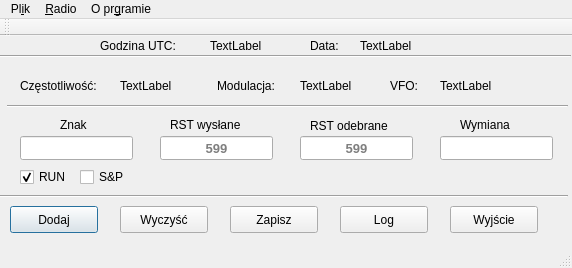
<?xml version="1.0" encoding="UTF-8"?>
<ui version="4.0">
 <class>MainWindow</class>
 <widget class="QMainWindow" name="MainWindow">
  <property name="geometry">
   <rect>
    <x>0</x>
    <y>0</y>
    <width>572</width>
    <height>268</height>
   </rect>
  </property>
  <property name="sizePolicy">
   <sizepolicy hsizetype="Fixed" vsizetype="Fixed">
    <horstretch>0</horstretch>
    <verstretch>0</verstretch>
   </sizepolicy>
  </property>
  <property name="minimumSize">
   <size>
    <width>572</width>
    <height>268</height>
   </size>
  </property>
  <property name="maximumSize">
   <size>
    <width>572</width>
    <height>268</height>
   </size>
  </property>
  <property name="windowTitle">
   <string>MainWindow</string>
  </property>
  <widget class="QWidget" name="centralWidget">
   <widget class="QPushButton" name="addbutton">
    <property name="geometry">
     <rect>
      <x>10</x>
      <y>170</y>
      <width>88</width>
      <height>27</height>
     </rect>
    </property>
    <property name="text">
     <string>Dodaj</string>
    </property>
    <property name="shortcut">
     <string>F2</string>
    </property>
    <property name="default">
     <bool>true</bool>
    </property>
   </widget>
   <widget class="QPushButton" name="clearbutton">
    <property name="geometry">
     <rect>
      <x>120</x>
      <y>170</y>
      <width>88</width>
      <height>27</height>
     </rect>
    </property>
    <property name="text">
     <string>Wyczyść</string>
    </property>
    <property name="shortcut">
     <string>F12</string>
    </property>
   </widget>
   <widget class="QPushButton" name="savebutton">
    <property name="geometry">
     <rect>
      <x>230</x>
      <y>170</y>
      <width>88</width>
      <height>27</height>
     </rect>
    </property>
    <property name="text">
     <string>Zapisz</string>
    </property>
    <property name="shortcut">
     <string>Ctrl+S</string>
    </property>
   </widget>
   <widget class="QLineEdit" name="callsign">
    <property name="geometry">
     <rect>
      <x>20</x>
      <y>100</y>
      <width>113</width>
      <height>24</height>
     </rect>
    </property>
    <property name="font">
     <font>
      <pointsize>10</pointsize>
      <weight>75</weight>
      <bold>true</bold>
     </font>
    </property>
    <property name="inputMethodHints">
     <set>Qt::ImhPreferUppercase|Qt::ImhUppercaseOnly</set>
    </property>
    <property name="inputMask">
     <string/>
    </property>
    <property name="maxLength">
     <number>20</number>
    </property>
    <property name="alignment">
     <set>Qt::AlignCenter</set>
    </property>
   </widget>
   <widget class="QLineEdit" name="rstsend">
    <property name="geometry">
     <rect>
      <x>160</x>
      <y>100</y>
      <width>113</width>
      <height>24</height>
     </rect>
    </property>
    <property name="font">
     <font>
      <pointsize>10</pointsize>
      <weight>75</weight>
      <bold>true</bold>
     </font>
    </property>
    <property name="maxLength">
     <number>3</number>
    </property>
    <property name="alignment">
     <set>Qt::AlignCenter</set>
    </property>
    <property name="placeholderText">
     <string>599</string>
    </property>
   </widget>
   <widget class="QLineEdit" name="rstrecv">
    <property name="geometry">
     <rect>
      <x>300</x>
      <y>100</y>
      <width>113</width>
      <height>24</height>
     </rect>
    </property>
    <property name="font">
     <font>
      <pointsize>10</pointsize>
      <weight>75</weight>
      <bold>true</bold>
     </font>
    </property>
    <property name="maxLength">
     <number>3</number>
    </property>
    <property name="alignment">
     <set>Qt::AlignCenter</set>
    </property>
    <property name="placeholderText">
     <string>599</string>
    </property>
   </widget>
   <widget class="QLabel" name="label">
    <property name="geometry">
     <rect>
      <x>20</x>
      <y>40</y>
      <width>91</width>
      <height>20</height>
     </rect>
    </property>
    <property name="text">
     <string>Częstotliwość:</string>
    </property>
   </widget>
   <widget class="QLabel" name="label_2">
    <property name="geometry">
     <rect>
      <x>217</x>
      <y>40</y>
      <width>71</width>
      <height>20</height>
     </rect>
    </property>
    <property name="text">
     <string>Modulacja:</string>
    </property>
   </widget>
   <widget class="QLabel" name="label_3">
    <property name="geometry">
     <rect>
      <x>60</x>
      <y>80</y>
      <width>58</width>
      <height>18</height>
     </rect>
    </property>
    <property name="text">
     <string>Znak</string>
    </property>
   </widget>
   <widget class="QLabel" name="label_4">
    <property name="geometry">
     <rect>
      <x>170</x>
      <y>80</y>
      <width>81</width>
      <height>18</height>
     </rect>
    </property>
    <property name="text">
     <string>RST wysłane</string>
    </property>
   </widget>
   <widget class="QLabel" name="label_5">
    <property name="geometry">
     <rect>
      <x>310</x>
      <y>80</y>
      <width>91</width>
      <height>20</height>
     </rect>
    </property>
    <property name="text">
     <string>RST odebrane</string>
    </property>
   </widget>
   <widget class="QLabel" name="label_6">
    <property name="geometry">
     <rect>
      <x>460</x>
      <y>80</y>
      <width>81</width>
      <height>18</height>
     </rect>
    </property>
    <property name="text">
     <string>Wymiana</string>
    </property>
   </widget>
   <widget class="QPushButton" name="logbutton">
    <property name="geometry">
     <rect>
      <x>340</x>
      <y>170</y>
      <width>88</width>
      <height>27</height>
     </rect>
    </property>
    <property name="text">
     <string>Log</string>
    </property>
    <property name="shortcut">
     <string>Ctrl+L</string>
    </property>
   </widget>
   <widget class="QCheckBox" name="run">
    <property name="geometry">
     <rect>
      <x>20</x>
      <y>130</y>
      <width>83</width>
      <height>22</height>
     </rect>
    </property>
    <property name="text">
     <string>RUN</string>
    </property>
    <property name="shortcut">
     <string>Alt+U</string>
    </property>
    <property name="checked">
     <bool>true</bool>
    </property>
   </widget>
   <widget class="QCheckBox" name="searchandwork">
    <property name="geometry">
     <rect>
      <x>80</x>
      <y>130</y>
      <width>83</width>
      <height>22</height>
     </rect>
    </property>
    <property name="text">
     <string>S&amp;&amp;P</string>
    </property>
    <property name="shortcut">
     <string>Alt+P</string>
    </property>
   </widget>
   <widget class="QPushButton" name="quitbutton">
    <property name="geometry">
     <rect>
      <x>450</x>
      <y>170</y>
      <width>88</width>
      <height>27</height>
     </rect>
    </property>
    <property name="text">
     <string>Wyjście</string>
    </property>
    <property name="shortcut">
     <string>Ctrl+Q</string>
    </property>
   </widget>
   <widget class="QLabel" name="godzina">
    <property name="geometry">
     <rect>
      <x>210</x>
      <y>0</y>
      <width>81</width>
      <height>20</height>
     </rect>
    </property>
    <property name="text">
     <string>TextLabel</string>
    </property>
   </widget>
   <widget class="QLabel" name="data">
    <property name="geometry">
     <rect>
      <x>360</x>
      <y>0</y>
      <width>91</width>
      <height>20</height>
     </rect>
    </property>
    <property name="text">
     <string>TextLabel</string>
    </property>
   </widget>
   <widget class="Line" name="line">
    <property name="geometry">
     <rect>
      <x>0</x>
      <y>10</y>
      <width>571</width>
      <height>20</height>
     </rect>
    </property>
    <property name="orientation">
     <enum>Qt::Horizontal</enum>
    </property>
   </widget>
   <widget class="Line" name="line_2">
    <property name="geometry">
     <rect>
      <x>-3</x>
      <y>150</y>
      <width>571</width>
      <height>20</height>
     </rect>
    </property>
    <property name="orientation">
     <enum>Qt::Horizontal</enum>
    </property>
   </widget>
   <widget class="QLabel" name="label_7">
    <property name="geometry">
     <rect>
      <x>100</x>
      <y>0</y>
      <width>101</width>
      <height>20</height>
     </rect>
    </property>
    <property name="text">
     <string>Godzina UTC:</string>
    </property>
   </widget>
   <widget class="QLabel" name="label_8">
    <property name="geometry">
     <rect>
      <x>310</x>
      <y>0</y>
      <width>41</width>
      <height>20</height>
     </rect>
    </property>
    <property name="text">
     <string>Data:</string>
    </property>
   </widget>
   <widget class="QLabel" name="tryb">
    <property name="geometry">
     <rect>
      <x>300</x>
      <y>40</y>
      <width>81</width>
      <height>20</height>
     </rect>
    </property>
    <property name="text">
     <string>TextLabel</string>
    </property>
   </widget>
   <widget class="QLabel" name="czestotliwosc">
    <property name="geometry">
     <rect>
      <x>120</x>
      <y>40</y>
      <width>101</width>
      <height>20</height>
     </rect>
    </property>
    <property name="text">
     <string>TextLabel</string>
    </property>
   </widget>
   <widget class="QLabel" name="label_9">
    <property name="geometry">
     <rect>
      <x>390</x>
      <y>40</y>
      <width>58</width>
      <height>20</height>
     </rect>
    </property>
    <property name="text">
     <string>VFO:</string>
    </property>
   </widget>
   <widget class="QLabel" name="vfo_show">
    <property name="geometry">
     <rect>
      <x>440</x>
      <y>40</y>
      <width>91</width>
      <height>20</height>
     </rect>
    </property>
    <property name="text">
     <string>TextLabel</string>
    </property>
   </widget>
   <widget class="Line" name="line_3">
    <property name="geometry">
     <rect>
      <x>7</x>
      <y>60</y>
      <width>561</width>
      <height>20</height>
     </rect>
    </property>
    <property name="orientation">
     <enum>Qt::Horizontal</enum>
    </property>
   </widget>
   <widget class="QLineEdit" name="wymiana">
    <property name="geometry">
     <rect>
      <x>440</x>
      <y>100</y>
      <width>113</width>
      <height>24</height>
     </rect>
    </property>
   </widget>
  </widget>
  <widget class="QMenuBar" name="menuBar">
   <property name="geometry">
    <rect>
     <x>0</x>
     <y>0</y>
     <width>572</width>
     <height>23</height>
    </rect>
   </property>
   <widget class="QMenu" name="menuPlik">
    <property name="title">
     <string>Pl&amp;ik</string>
    </property>
    <addaction name="actionNowy_2"/>
    <addaction name="actionOtworz"/>
    <addaction name="actionZapisz"/>
    <addaction name="actionUstawienia"/>
    <addaction name="actionZakoncz"/>
   </widget>
   <widget class="QMenu" name="menuPo_cz">
    <property name="title">
     <string>&amp;Radio</string>
    </property>
    <addaction name="actionPolacz"/>
    <addaction name="actionRozlacz"/>
   </widget>
   <widget class="QMenu" name="menuO_prgramie">
    <property name="title">
     <string>O pr&amp;gramie</string>
    </property>
    <addaction name="actionInformacja"/>
    <addaction name="actionAutor"/>
   </widget>
   <addaction name="menuPlik"/>
   <addaction name="menuPo_cz"/>
   <addaction name="menuO_prgramie"/>
  </widget>
  <widget class="QToolBar" name="mainToolBar">
   <attribute name="toolBarArea">
    <enum>TopToolBarArea</enum>
   </attribute>
   <attribute name="toolBarBreak">
    <bool>false</bool>
   </attribute>
  </widget>
  <widget class="QStatusBar" name="statusBar"/>
  <action name="actionNowy">
   <property name="text">
    <string>&amp;Nowy</string>
   </property>
  </action>
  <action name="actionOtworz">
   <property name="text">
    <string>&amp;Otwórz</string>
   </property>
  </action>
  <action name="actionZapisz">
   <property name="text">
    <string>&amp;Zapisz</string>
   </property>
  </action>
  <action name="actionZakoncz">
   <property name="text">
    <string>Z&amp;akończ</string>
   </property>
  </action>
  <action name="actionNowy_2">
   <property name="text">
    <string>&amp;Nowy</string>
   </property>
  </action>
  <action name="actionUstawienia">
   <property name="text">
    <string>&amp;Ustawienia</string>
   </property>
  </action>
  <action name="actionPolacz">
   <property name="text">
    <string>&amp;Połącz</string>
   </property>
  </action>
  <action name="actionRozlacz">
   <property name="text">
    <string>&amp;Rozłącz</string>
   </property>
  </action>
  <action name="actionInformacja">
   <property name="text">
    <string>&amp;Informacja</string>
   </property>
  </action>
  <action name="actionAutor">
   <property name="text">
    <string>&amp;Autor</string>
   </property>
  </action>
 </widget>
 <layoutdefault spacing="6" margin="11"/>
 <resources/>
 <connections/>
</ui>
